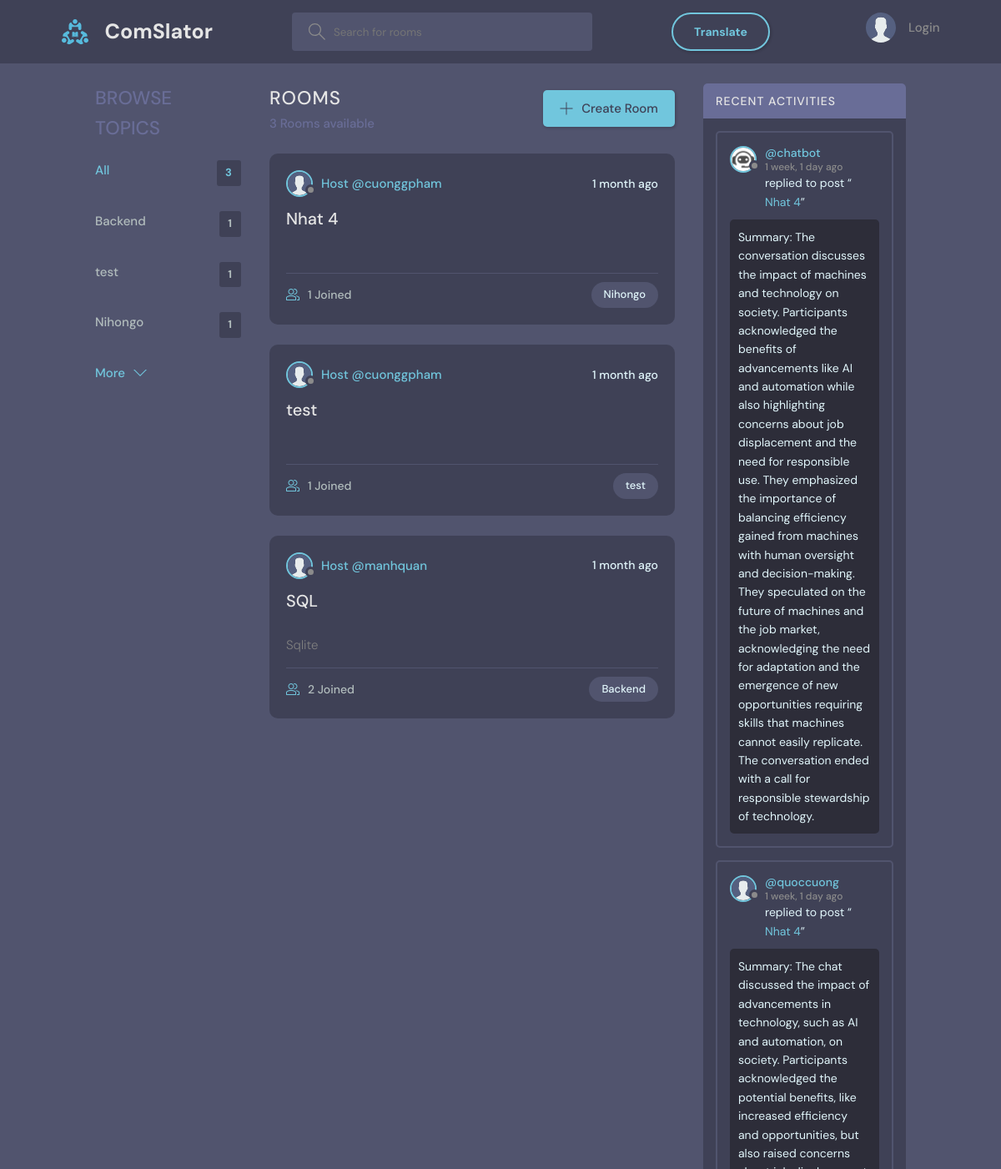
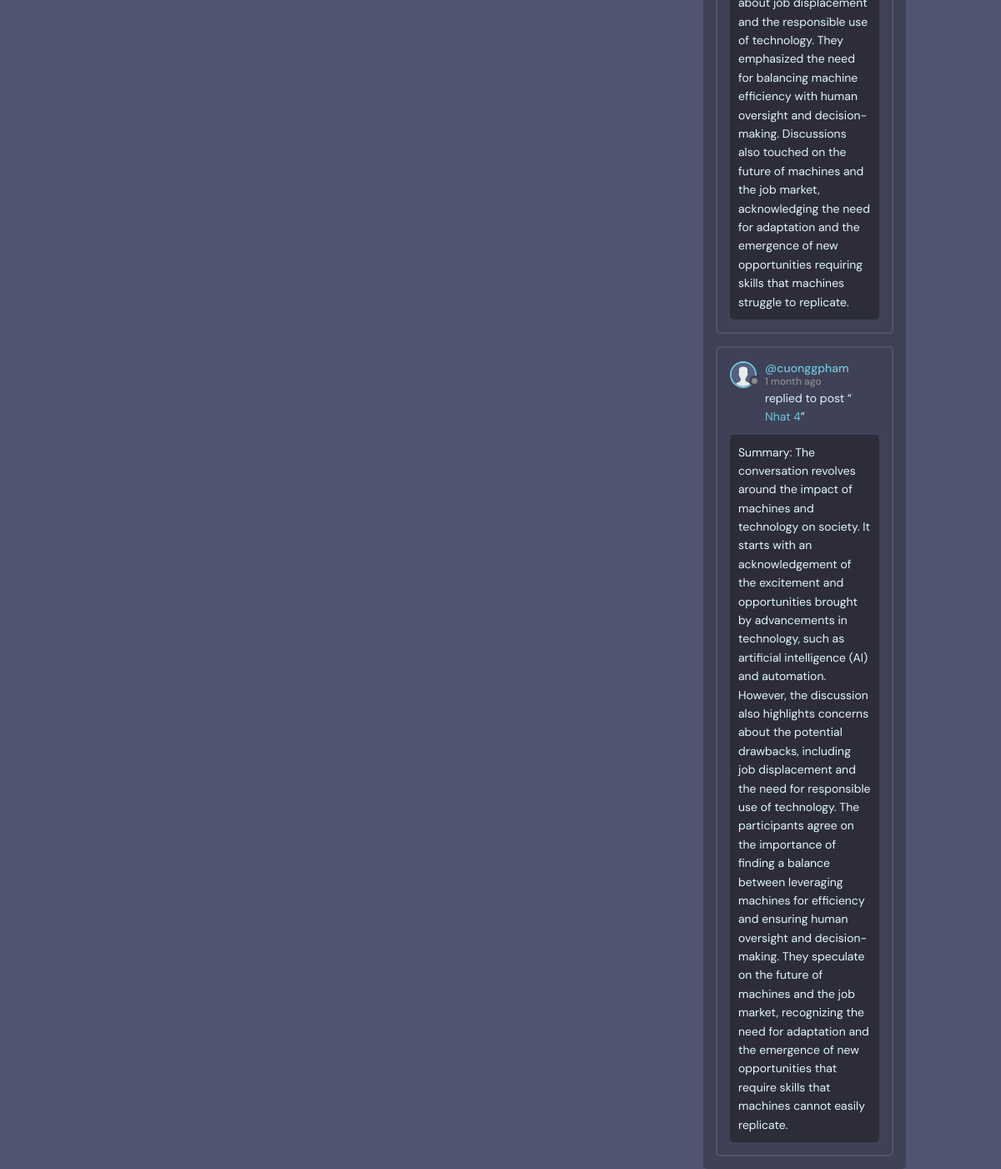
Before: / with the older database file (2 pictures, top to bottom).
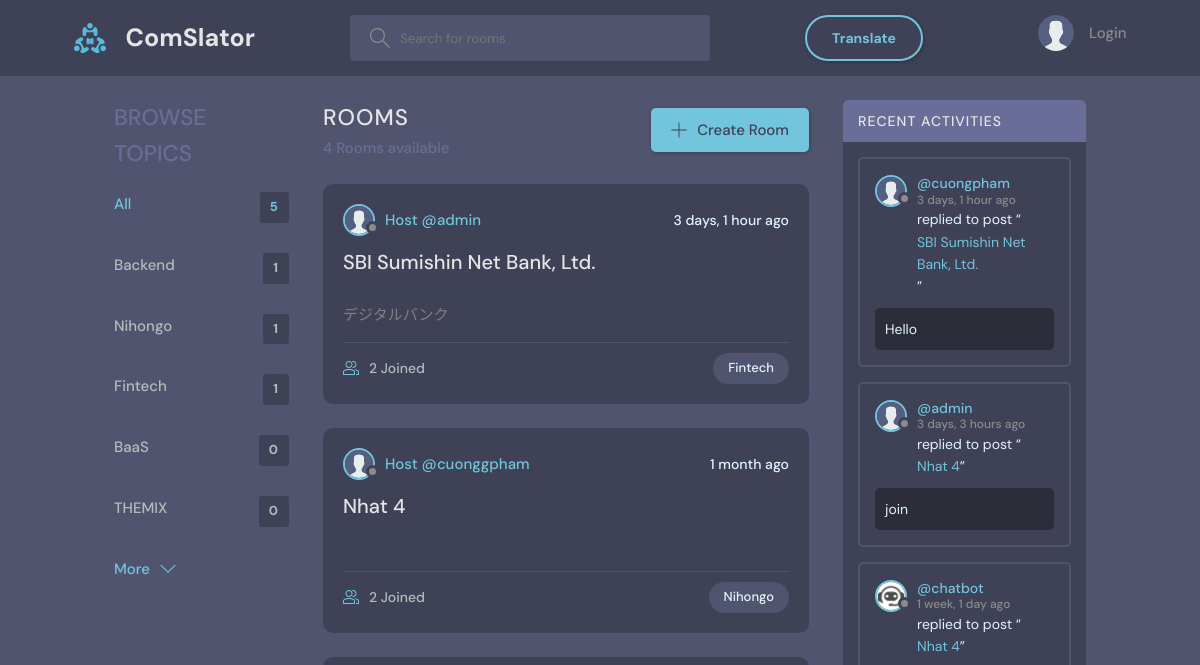
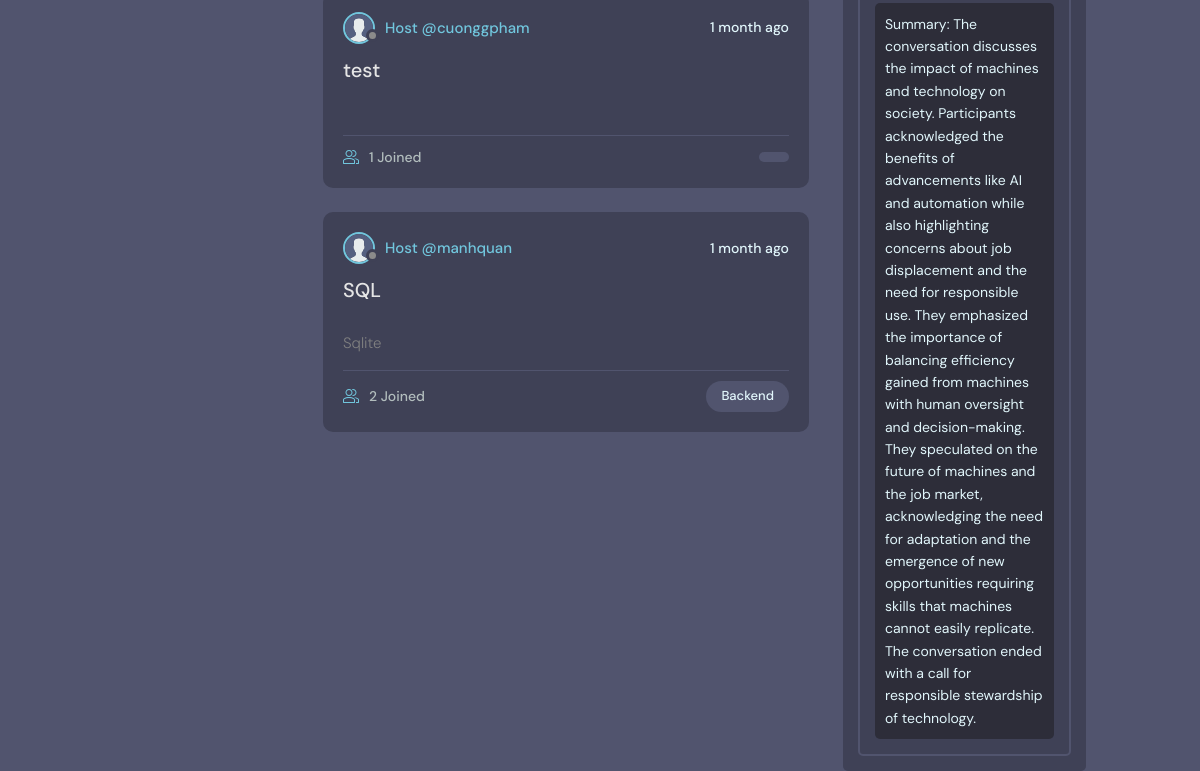
After: the same page with the newer database file (2 pictures, top to bottom).
### base/models.py (models this page shows, shortened)
class Topic(models.Model):
    name = models.CharField(max_length=200)

class Room(models.Model):
    host = models.ForeignKey(User, on_delete=models.SET_NULL, null=True)
    topic = models.ForeignKey(Topic, on_delete=models.SET_NULL, null=True)
    name = models.CharField(max_length=200)
    description = models.TextField(null=True, blank=True)
    participants = models.ManyToManyField(User, related_name='participants', blank=True)
    call_room_id = models.CharField(max_length=100, unique=True, null=True, blank=True)
    updated = models.DateTimeField(auto_now=True)
    created = models.DateTimeField(auto_now_add=True)
    class Meta:
        ordering = ['-updated', '-created']
    def __str__(self):
        return self.name

class User(AbstractBaseUser):
    STATUS = [
        ('online', 'online'),
        ('offline', 'offline'),
    ]
    name = models.CharField(max_length=200, null=True)
    username   = models.CharField(max_length=200, null=True)
    email      = models.EmailField(unique=True, null=True)
    password   = models.CharField(max_length=100)
    birth_date = models.DateField(null=True)
    status     = models.CharField(choices=STATUS, max_length=50, default='offline')
    is_superuser = models.BooleanField(default=False)
    bio = models.TextField(null=True)
    avatar = models.ImageField(null=True, default="avatar.svg")
    timezone = models.CharField(max_length=50, default='UTC')
    USERNAME_FIELD = 'email'
    REQUIRED_FIELDS = ['username', 'password']
    objects = UserManager()

class Message(models.Model):
    user = models.ForeignKey(User, on_delete=models.CASCADE)
    room = models.ForeignKey(Room, on_delete=models.CASCADE)
    body = models.TextField()
    image = models.ImageField(upload_to="", null=True, blank=True)
    translated_body = models.TextField(null=True, blank=True)
    updated = models.DateTimeField(auto_now=True)
    created = models.DateTimeField(auto_now_add=True)
    class Meta:
        ordering = ['-updated', '-created']

### base/views.py (the view)
# urls.py: path('', views.home, name="home"),
def home(request):
    q = request.GET.get('q') if request.GET.get('q') != None else ''
    rooms = Room.objects.filter(
        Q(topic__name__icontains=q) |
        Q(name__icontains=q) |
        Q(description__icontains=q)
    )
    topics = Topic.objects.all()[0:5]
    room_count = rooms.count()
    room_messages = Message.objects.filter(
        Q(room__topic__name__icontains=q))[0:3]
    context = {'rooms': rooms, 'topics': topics,
               'room_count': room_count, 'room_messages': room_messages}
    return render(request, 'base/home.html', context)

### base/templates/base/home.html (shortened to what this page needs)
{% extends 'main.html' %}
{% block content %}
<main class="layout layout--3">
  <div class="container">
    {% include 'base/topics_component.html' %}
    <div class="roomList">
      <div class="roomList__header">
        <div>
          <h2>Rooms</h2>
          <p>{{room_count}} Rooms available</p>
        </div>
        <a class="btn btn--main" href="{% url 'create-room' %}">
          <svg version="1.1" xmlns="http://www.w3.org/2000/svg" width="32" height="32" viewBox="0 0 32 32">
            <title>add</title>
            <path
              d="M16.943 0.943h-1.885v14.115h-14.115v1.885h14.115v14.115h1.885v-14.115h14.115v-1.885h-14.115v-14.115z">
            </path>
          </svg>
          Create Room
        </a>
      </div>
      {% include 'base/feed_component.html' %}
    </div>
    {% include 'base/activity_component.html' %}
  </div>
</main>
{% endblock %}

### base/templates/base/topics_component.html
<div class="topics">
    <div class="topics__header">
        <h2>Browse Topics</h2>
    </div>
    <ul class="topics__list">
        <li>
            <a href="{% url 'home' %}" class="active">All <span>{{topics.count}}</span></a>
        </li>
        {% for topic in topics %}
        <li>
            <a href="{% url 'home' %}?q={{topic.name}}">{{topic.name}}<span>{{topic.room_set.all.count}}</span></a>
        </li>
        {% endfor %}
    </ul>
    <a class="btn btn--link" href="{% url 'topics' %}">
        More
        <svg version="1.1" xmlns="http://www.w3.org/2000/svg" width="32" height="32" viewBox="0 0 32 32">
            <title>chevron-down</title>
            <path d="M16 21l-13-13h-3l16 16 16-16h-3l-13 13z"></path>
        </svg>
    </a>
</div>

### base/templates/base/feed_component.html (shortened to what this page needs)
{% for room in rooms %}
<div class="roomListRoom">
  <div class="roomListRoom__header">
    <a
      href="{% url 'user-profile' room.host.id %}"
      class="roomListRoom__author"
    >
      <div class="avatar avatar--small">
        <img src="{{room.host.avatar.url}}" />
      </div>
      <span>Host @{{room.host.username}}</span>
    </a>
    <div class="roomListRoom__actions">
      <span>{{room.created|timesince}} ago</span>
    </div>
  </div>
  <div class="roomListRoom__content">
    <a href="{% url 'room' room.id %}">{{room.name}}</a>
  </div>
  <div class="roomListRoom__description">
    <a>{{room.description}}</a>
  </div>
  <div class="roomListRoom__meta">
    <a href="{% url 'room' room.id %}" class="roomListRoom__joined">
      {{room.participants.all.count}} Joined
    </a>
    <p class="roomListRoom__topic">{{room.topic.name}}</p>
  </div>
</div>
{% endfor %}

### base/templates/base/activity_component.html (shortened to what this page needs)
<div class="activities">
    <div class="activities__header">
        <h2>Recent Activities</h2>
    </div>
    {% for message in room_messages %}
    <div class="activities__box">
        <div class="activities__boxHeader roomListRoom__header">
            <a href="{% url 'user-profile' message.user.id %}" class="roomListRoom__author">
                <div class="avatar avatar--small">
                    <img src="{{message.user.avatar.url}}" />
                </div>
                <p>
                    @{{message.user.username}}
                    <span>{{message.created|timesince}} ago</span>
                </p>
            </a>
        </div>
        <div class="activities__boxContent">
            <p>replied to post “<a href="{% url 'room' message.room.id %}">{{message.room}}</a>”</p>
            <div class="activities__boxRoomContent">{{message.body}}</div>
        </div>
    </div>
    {% endfor %}
</div>

Changed rows visible on the page:
removed Topic: name "test", room_set.all.count "1"
no longer on this page (row unchanged): Message: user.avatar (placeholder picture), user.username "quoccuong", created "1 week, 1 day", room "Nhat 4", body "Summary: The chat discussed the impact of advancements in technology, such as AI and automation, on society. Participants acknowledged the potential benefits, like increased efficiency and opportunities, but also raised concerns about job displacement and the responsible use of technology. They emphasized the need for balancing machine efficiency with human oversight and decision-making. Discussions also touched on the future of machines and the job market, acknowledging the need for adaptation and the emergence of new opportunities requiring skills that machines struggle to replicate."
no longer on this page (row unchanged): Message: user.avatar (placeholder picture), user.username "cuonggpham", created "1 month", room "Nhat 4", body "Summary: The conversation revolves around the impact of machines and technology on society. It starts with an acknowledgement of the excitement and opportunities brought by advancements in technology, such as artificial intelligence (AI) and automation. However, the discussion also highlights concerns about the potential drawbacks, including job displacement and the need for responsible use of technology. The participants agree on the importance of finding a balance between leveraging machines for efficiency and ensuring human oversight and decision-making. They speculate on the future of machines and the job market, recognizing the need for adaptation and the emergence of new opportunities…"
added Topic: name "Fintech", room_set.all.count "1"
added Topic: name "BaaS", room_set.all.count "0"
added Topic: name "THEMIX", room_set.all.count "0"
added Room: host.avatar (placeholder picture), host.username "admin", created "3 days, 1 hour", name "SBI Sumishin Net Bank, Ltd.", description "デジタルバンク", participants.all.count "2", topic.name "Fintech"
computed for Room "Nhat 4": participants.all.count "1" → "2"
changed Room "test": topic.name "test" → (not shown)
added Message: user.avatar (placeholder picture), user.username "cuongpham", created "3 days, 1 hour", room "SBI Sumishin Net Bank, Ltd.", body "Hello"
added Message: user.avatar (placeholder picture), user.username "admin", created "3 days, 3 hours", room "Nhat 4", body "join"
Other visible differences:
{{ topics.count }}: "3" → "5"
{{ room_count }}: "3" → "4"
